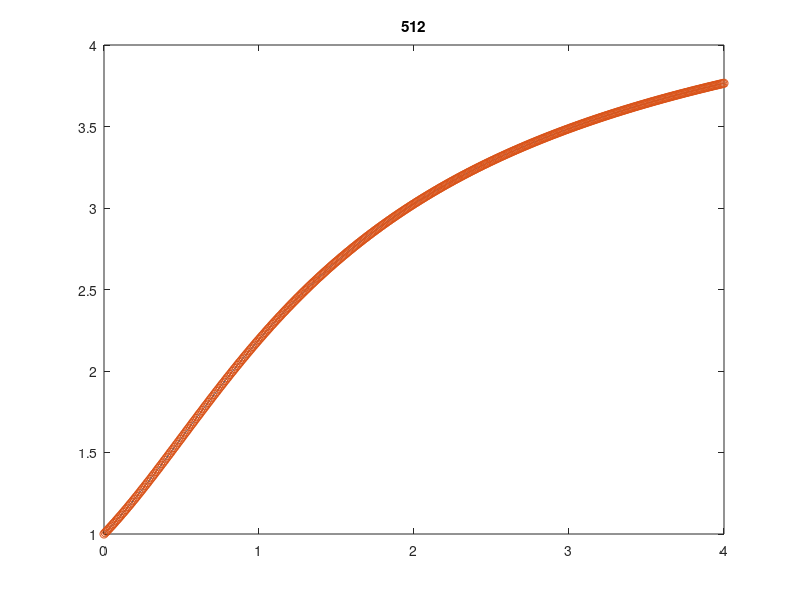

Recreate this plot in MATLAB. (Note: this script raises an error after producing the figure.)
%% Euler_solution.m
% A MATLAB script file that generates a table showing the 
% convergence of Euler's method.
% WRITTEN BY: Niall Madden, NUI Galway. Niall.Madden@NUIGalway.ie
% DATE:      12 November 2018
% FOR:        MA385, Lab 2 (solution).
% See also:   http://www.maths.nuigalway.ie/MA385/

clear;  % clear any old  variables

f = @(t,y)(y./(1 + t.^2));
%f = @(t,y)(3*t-2*y/t);
y = @(t)(exp(atan(t)));
%y = @(t)();

fprintf('\n-----------------------------------\n');
fprintf('|     Eulers Method (Solution)     |\n');
fprintf('|        MA385: Lab 2              |\n');
fprintf('-----------------------------------\n');

%calculate a, alpha and beta
%student ID: 15315901
b = 1;
a = 1-b;
alpha = 1/2(b);
beta = alpha;


t0=0; % initial time
T=4;  % final time
fprintf('| %4s | %6s | %9s | %4s |\n', ...
   'n', 'y(n)', 'E(n)', 'rho');
for j=1:9
   n = 2^j; %%% <--- This is the number of points used.
   h = (T-t0)/n;  % h=t_k-t_{k-1}
     
   t=t0:h:T;    % time steps
   Y0=1;         % Initial value
   
   Y(1)=Y0;
   
   %% The method:
   for i=1:n
      %RK 2 modification
      %adding k1, and k2 to for loop
      k1 = f(t(i), Y(i));
      k2 = f(t(i)+alpha*h, Y(i)+beta*h*k1);
      Y(i+1) = Y(i) + h*(a*k1 + b*k2);
   end
   %%
   %p(n)= log2(abs(Error(n/2)./abs(Error(n))));
   Error(j) = abs(Y(n+1) - y(T));
   if (j==1)
      p(j)=nan;
   else
      p(j)= log2(Error(j-1)./Error(j));
   end
   fprintf('| %4d |',n);
   fprintf(' %6.2f |',Y(n+1));
   fprintf(' %9.3e |',Error(j));
   fprintf(' %4.2f |\n',p(j));
end



%Plot of calculations     
plot(t,y(t), t,Y, '--o');
title(n);
legend('True Solution','RK2', 0);
